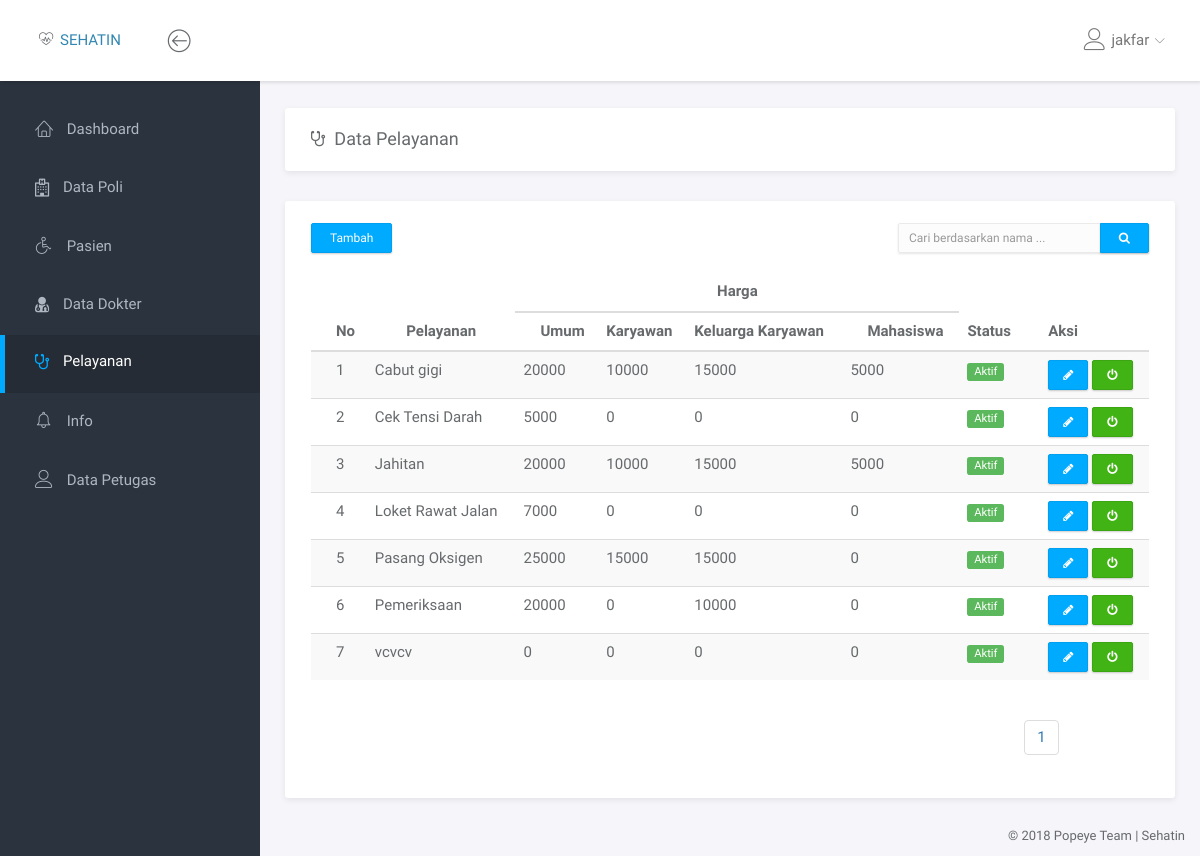
Before: /pelayanan/data_pelayanan.php (signed in) with the older database file.
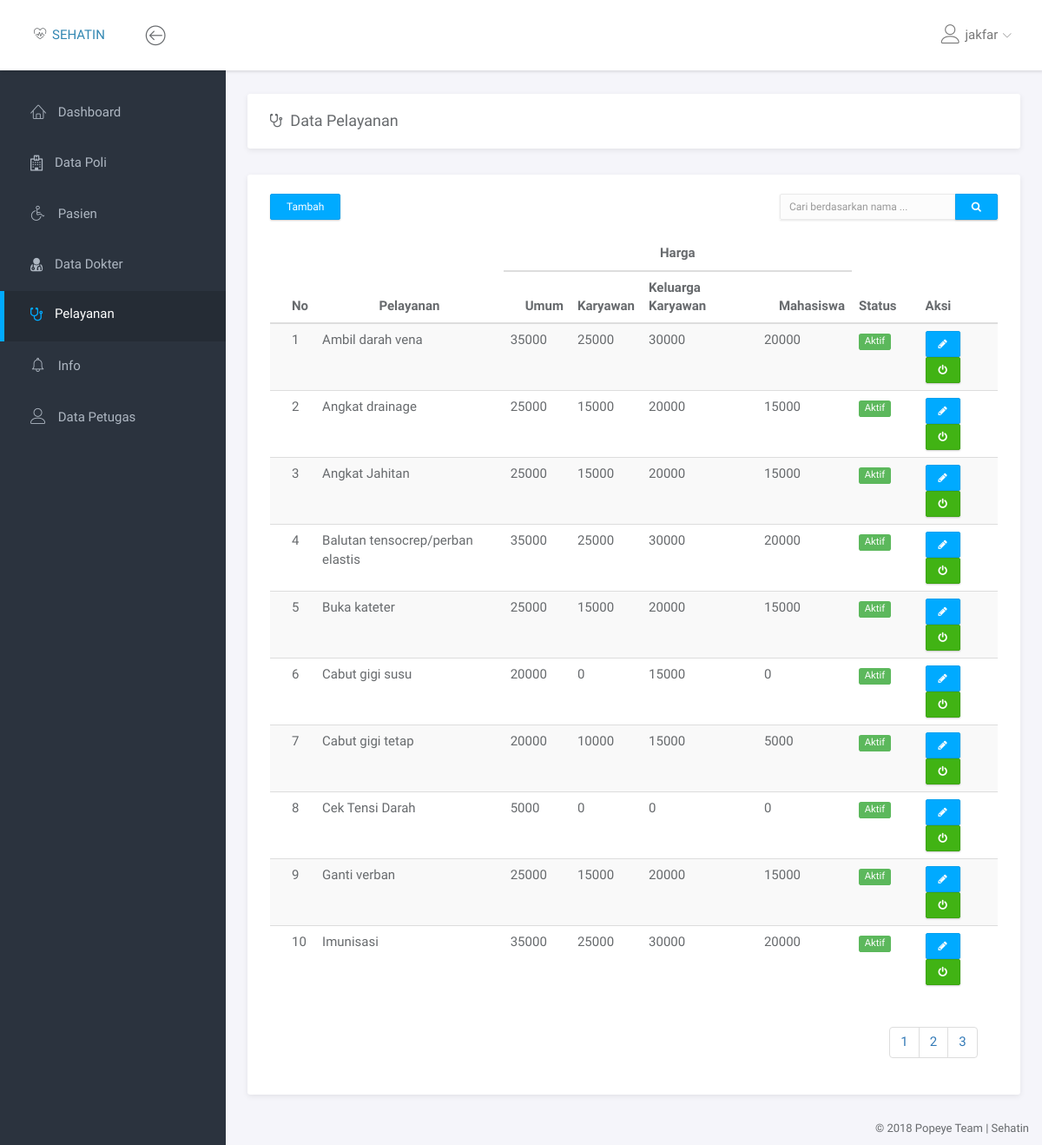
After: the same page with the newer database file.
### tables this page shows
CREATE TABLE `pelayanan` (
  `id_pelayanan` tinyint(3) NOT NULL,
  `pelayanan` varchar(50) NOT NULL,
  `harga_umum` int(7) NOT NULL,
  `harga_karyawan` int(7) NOT NULL,
  `harga_kel_karyawan` int(7) NOT NULL,
  `harga_mahasiswa` int(7) NOT NULL,
  `status` enum('Aktif','Non Aktif') NOT NULL
);

### pelayanan/data_pelayanan.php (the view, shortened to what the changed rows need)
<!doctype html>
<html lang="en">
<head>
	<link rel="stylesheet" href="../assets/vendor/bootstrap/css/bootstrap.min.css">
	<link rel="stylesheet" href="../assets/vendor/font-awesome/css/font-awesome.min.css">
	<link rel="stylesheet" href="../assets/vendor/linearicons/style.css">
	<link rel="stylesheet" href="../assets/vendor/chartist/css/chartist-custom.css">
	<link rel="stylesheet" href="../assets/css/main.css">
</head>
<body>
	<div id="wrapper">
		<?php
			include '../dashboard/navbar.php';
		 ?>
		<div class="main">
			<div class="main-content">
				<div class="container-fluid">
					<div class="row">
						<div class="col-md-12">
							<div class="panel">
								<br>
								<div class="panel-body">
									<div class="table-responsive">
										<table class="table table-striped table-hover">
											<thead>
												<tr>
													<th rowspan="2" >No</th>
													<th rowspan="2" style="text-align:center;">Pelayanan</th>
													<th colspan="4" style="text-align:center;">Harga</th>
	                        <th rowspan="2">Status</th>
													<?php if ($_SESSION['level'] == "Admin"): ?>
														<th rowspan="2">Aksi</th>
													<?php endif; ?>
	                          <tr>
	                          <th>Umum</th>
	                          <th>Karyawan</th>
	                          <th>Keluarga Karyawan</th>
	                          <th>Mahasiswa</th>
	                        </tr>
												</tr>
											</thead>
											<tbody>
												<?php
													if (isset($_POST['btn_cari'])) {
														$query = "SELECT * FROM pelayanan WHERE pelayanan LIKE '%$_POST[cari]%' ORDER BY pelayanan ASC";
														$no = 1;
													}
													else{
														$halaman = 10;
														$page = isset($_GET['halaman']) ? (int)$_GET['halaman'] : 1;
														$mulai = ($page > 1) ? ($page * $halaman) - $halaman : 0;
														$jml = "SELECT COUNT(*) AS jml_pelayanan FROM pelayanan";
														$r = mysqli_query($con, $jml);
														$query = "SELECT * FROM pelayanan ORDER BY pelayanan ASC LIMIT $mulai, $halaman";
														$jml_pelayanan = mysqli_fetch_assoc($r);
														$pages = ceil($jml_pelayanan['jml_pelayanan']/$halaman);
														$no = $mulai + 1;
													}
													$result = mysqli_query($con, $query);
													foreach ($result as $val) {
														$title = $val['status'] == 'Aktif' ? 'Non Aktifkan' : 'Aktifkan';
														$btnclass = $val['status'] == 'Aktif' ? 'btn-success' : 'btn-danger';
														$label = $val['status'] == 'Aktif' ? 'label label-success' : 'label label-danger';
														$edit = "";
														if ($_SESSION['level'] == "Admin") {
															$edit = "<td><a href='edit_pelayanan.php?id_pelayanan=$val[id_pelayanan]' class='btn btn-primary btn-xs' title='Edit'><i class='fa fa-pencil'></i></a> <a onclick = 'return konfirm()' href='status_pelayanan.php?id_pelayanan=$val[id_pelayanan]&status=$val[status]' class='btn $btnclass btn-xs' title='$title'><i class='fa fa-power-off'></i></a></td>";
														}
														echo "<tr>
																<td>$no</td>
																<td>$val[pelayanan]</td>
																<td>$val[harga_umum]</td>
																<td>$val[harga_karyawan]</td>
																<td>$val[harga_kel_karyawan]</td>
																<td>$val[harga_mahasiswa]</td>
																<td><span class='$label'>$val[status]</span></td>
																$edit
															  </tr>
														";
														$no++;
													}
														?>
											</tbody>
										</table>
									</div>
									<?php if (!isset($_POST['btn_cari'])): ?>
										<div class="col-md-2 col-md-offset-10">
											<ul class="pagination">
												<?php for ($i=1; $i <= $pages; $i++) { ?>
													<li><a href="?halaman=<?php echo $i; ?> " class="<?php echo $i==$_GET['halaman'] ? 'active' : '' ?>"> <?php echo $i; ?></a></li>
													<?php
												} ?>
											</ul>
										</div>
									<?php endif ?>
								</div>
							</div>
						</div>
					</div>
				</div>
			</div>
		</div>
	</div>
</body>
</html>

Changed rows visible on the page:
no longer on this page (row unchanged): pelayanan: pelayanan "Jahitan", harga_umum "20000", harga_karyawan "10000", harga_kel_karyawan "15000", harga_mahasiswa "5000", status "Aktif"
no longer on this page (row unchanged): pelayanan: pelayanan "Loket Rawat Jalan", harga_umum "7000", harga_karyawan "0", harga_kel_karyawan "0", harga_mahasiswa "0", status "Aktif"
no longer on this page (row unchanged): pelayanan: pelayanan "Pasang Oksigen", harga_umum "25000", harga_karyawan "15000", harga_kel_karyawan "15000", harga_mahasiswa "0", status "Aktif"
no longer on this page (row unchanged): pelayanan: pelayanan "Pemeriksaan", harga_umum "20000", harga_karyawan "0", harga_kel_karyawan "10000", harga_mahasiswa "0", status "Aktif"
added pelayanan: pelayanan "Ambil darah vena", harga_umum "35000", harga_karyawan "25000", harga_kel_karyawan "30000", harga_mahasiswa "20000", status "Aktif"
added pelayanan: pelayanan "Angkat drainage", harga_umum "25000", harga_karyawan "15000", harga_kel_karyawan "20000", harga_mahasiswa "15000", status "Aktif"
added pelayanan: pelayanan "Angkat Jahitan", harga_umum "25000", harga_karyawan "15000", harga_kel_karyawan "20000", harga_mahasiswa "15000", status "Aktif"
added pelayanan: pelayanan "Balutan tensocrep/perban elastis", harga_umum "35000", harga_karyawan "25000", harga_kel_karyawan "30000", harga_mahasiswa "20000", status "Aktif"
added pelayanan: pelayanan "Buka kateter", harga_umum "25000", harga_karyawan "15000", harga_kel_karyawan "20000", harga_mahasiswa "15000", status "Aktif"
changed pelayanan: pelayanan "vcvcv" → "Cabut gigi susu"; harga_umum "0" → "20000"; harga_kel_karyawan "0" → "15000"; moves up the list
changed pelayanan: pelayanan "Cabut gigi" → "Cabut gigi tetap"
added pelayanan: pelayanan "Ganti verban", harga_umum "25000", harga_karyawan "15000", harga_kel_karyawan "20000", harga_mahasiswa "15000", status "Aktif"
added pelayanan: pelayanan "Imunisasi", harga_umum "35000", harga_karyawan "25000", harga_kel_karyawan "30000", harga_mahasiswa "20000", status "Aktif"
Other visible differences:
new list line: "2"
new list line: "3"
